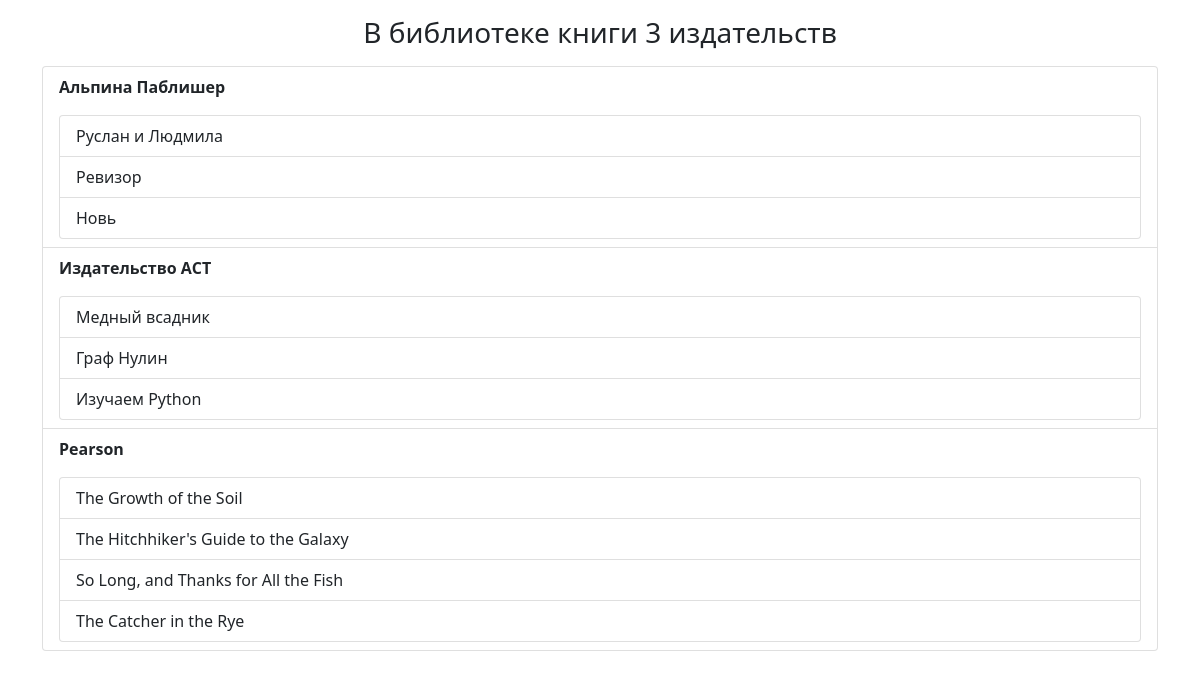
Screenshot of /publishers/ with the database file from the repository.
### p_library/models.py (models this page shows, shortened)
class Publisher(models.Model):
    name = models.TextField()

class Book(models.Model):
    ISBN = models.CharField(max_length=13)
    title = models.TextField()
    description = models.TextField()
    year_release = models.SmallIntegerField()
    copy_count = models.SmallIntegerField(default=1)
    price = models.DecimalField(max_digits=10, decimal_places=2, null=True)
    author = models.ForeignKey(Author, on_delete=models.CASCADE,
                               related_name='book_author')
    publisher = models.ForeignKey(Publisher, on_delete=models.CASCADE,
                                  related_name='book_publisher', null=True)

### p_library/views.py (the view)
# urls.py: path('publishers/', views.publishers),
def publishers(request):
    template = loader.get_template('p_library/publishers.html')
    publishers = Publisher.objects.all()
    context = {
        'publishers': publishers,
    }
    return HttpResponse(template.render(context, request))

### p_library/templates/p_library/publishers.html (shortened to what this page needs)
<!DOCTYPE html>
<html lang="en">
<head>
    <link rel="stylesheet" href="https://cdn.jsdelivr.net/npm/bootstrap@5.1.3/dist/css/bootstrap.min.css">
</head>
<body>
    <div class="container">
        <div class="row justify-content-center">
            <div class="col">
                <h3 class="text-center m-3">В библиотеке книги {{ publishers|length }} издательств</h3>
                <ul class="list-group">
                    {% for publisher in publishers %}
                    <li class="list-group-item ">
                        <p class="fw-bold">{{ publisher.name }}</p>
                        <ul class="list-group">
                            {% for item in publisher.book_publisher.all %}
                            <li class="list-group-item">
                                {{ item.title }}
                            </li>
                            {% endfor %}
                        </ul>
                    </li>
                    {% endfor %}
                </ul>
            </div>
        </div>
    </div>
</body>
</html>

### rows the page displays
Publisher: name "Альпина Паблишер"
Book: title "Руслан и Людмила"
Book: title "Ревизор"
Book: title "Новь"
Publisher: name "Издательство АСТ"
Book: title "Медный всадник"
Book: title "Граф Нулин"
Book: title "Изучаем Python"
Publisher: name "Pearson"
Book: title "The Growth of the Soil"
Book: title "The Hitchhiker's Guide to the Galaxy"
Book: title "So Long, and Thanks for All the Fish"
Book: title "The Catcher in the Rye"

### other values shown
{{ publishers|length }} "3"
